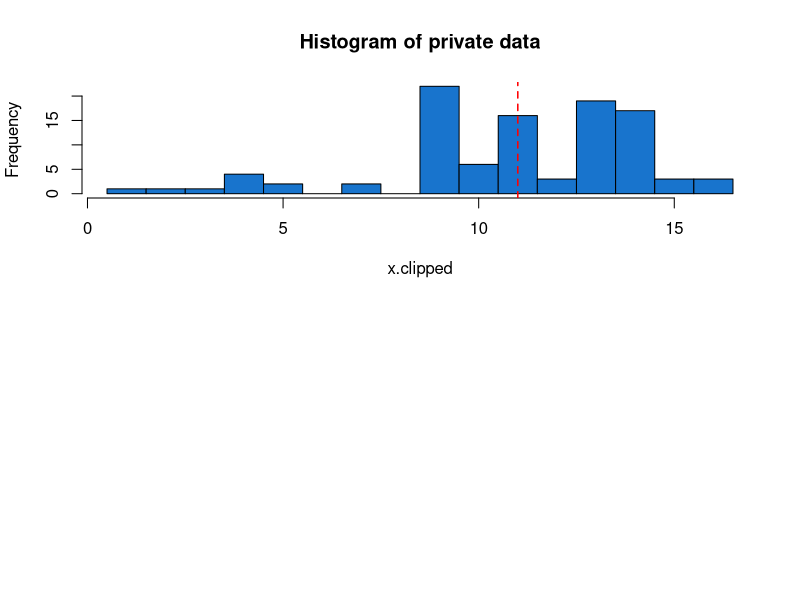

Generate this figure with R: (Note: this script raises an error after producing the figure.)
##
##  exponentialMechanism.r
##
##  demonstrate exponential mechanism on release of medians
##
##  jH 2019.2.28
##

rm(list=ls())		# Remove any objects in memory
par(mfrow=c(1,1))   # Rebuild fresh plot window, if previously divided

#### Parameters ####

set.seed(1234)
n.sims <- 2000

## Bound/Censor/Clip a variable to a range
clip <- function(x, lower, upper){
	x.clipped <- x
	x.clipped[x.clipped<lower] <- lower
	x.clipped[x.clipped>upper] <- upper
	return(x.clipped)	
}

## Sample with replacement from a vector
bootstrap <- function(x, y=NULL, n){
	index <- sample(x=1:length(x), size=n, replace=TRUE) 

	if(is.null(y)){
		return(x[index])
	}else{
		return(list(x=x[index], y=y[index]))
	}
}

## Load the data

library("foreign")
PUMSdata <- read.csv(file="../../data/FultonPUMS5full.csv")   
data <- PUMSdata$educ    		# variable for means
populationTrue <- median(data)



medianRelease <- function(x, lower, upper, nbins=0, epsilon){
	n <- length(x)
	if(nbins==0){
		bins <- floor(lower):ceiling(upper)    # For integers, this is just lower:upper
        nbins <- length(bins)
    }
	x.clipped <- clip(x, lower, upper)
    sensitiveValue <- median(x)

	quality <- rep(NA, nbins)
	for(i in 1:length(quality)){
		quality[i] <- 1                 # Correct this
	}
	likelihoods <- exp(epsilon * quality) / 2
	probabilities <- likelihoods/sum(likelihoods)
    
    flag <- runif(n=1, min=0, max=1) < cumsum(probabilities) # See also rmultinom()
    DPrelease <- min(bins[flag]) 

    return(list(release=DPrelease, true=sensitiveValue))
}

## Show repeated releases on one sample of data

sample.index <- sample(1:length(data), size=100, replace=FALSE)
x <- data[sample.index]

history <- rep(NA, n.sims)
for(i in 1:n.sims){
	history[i] <- medianRelease(x=x, lower=1, upper=16, epsilon=1)$release
}

par(mfcol=c(2,1))
x.clipped <- clip(x, lower=1, upper=16)
hist(x.clipped, breaks=(1:17 -0.5), col="dodgerblue3", main="Histogram of private data")
abline(v=median(x.clipped), col="red", lwd=1.5, lty=2)
dev.copy2pdf(file="./figs/medianExampleDataDist.pdf")

hist(history, breaks=(1:17 -0.5), col="dodgerblue3", main="Histogram of released DP medians")
dev.copy2pdf(file="./figs/medianExample.pdf")


## Simulate the exponential mechanism across bootstrapped datasets to see utility									

my.seq <- seq(from=log10(50), to=log10(1000), length=20)  	# make evenly spaced in logarithmic space
n.seq  <- round(10^my.seq)                                 	# round to integers

my.seq <- seq(from=log10(1), to=log10(0.01), length=5)     	# make evenly spaced in logarithmic space
ep.seq <- round(10^my.seq * 100) /100						# round to two decimal places

rawhistory <- matrix(NA, nrow=length(n.seq)*length(ep.seq)*n.sims, ncol=4)  # matrix to store results
agghistory <- matrix(NA, nrow=length(n.seq)*length(ep.seq), ncol=4)         # matrix to store results
rawcount <- 0												# counter															
aggcount <- 0                                               # counter

for(i in 1:length(n.seq)){
	for(j in 1:length(ep.seq)){
		error <- utility <- NULL
		aggcount <- aggcount + 1
		for(k in 1:n.sims){
			rawcount <- rawcount + 1

			## Median release
			bootdata <- bootstrap(x=data, n=n.seq[i])
			DPmedian <- medianRelease(x=bootdata, lower=1, upper=16, epsilon=ep.seq[j])
			release <- DPmedian$release
			sampleTrue <- DPmedian$true

			error <- c(error, sampleTrue - release)
			utility <- c(utility, min( sum(bootdata<=release), sum(bootdata>=release)) )

			rawhistory[rawcount, 1] <- n.seq[i]
			rawhistory[rawcount, 2] <- ep.seq[j]
			rawhistory[rawcount, 3] <- release
			rawhistory[rawcount, 4] <- sampleTrue

		}
		agghistory[aggcount, 1] <- n.seq[i]
		agghistory[aggcount, 2] <- ep.seq[j]
		agghistory[aggcount, 3] <- sqrt( mean( (error)^2 ) )  # RMSE
		agghistory[aggcount, 4] <- mean(utility/n.seq[i])
	}
}



## Graphs for plotting results in terms of RMSE and utilty

par(mfrow=c(2,2))
color.palette<-rainbow(length(ep.seq), start=.7, end=.1)   # This creates a sequence of colors to use in subsequent plots, as in showchisq.r


for(j in 1:length(ep.seq)){
	flag <- agghistory[,2] == ep.seq[j]
	subhistory <- agghistory[flag,]

	allylim <- c(0, max(agghistory[,3]))

	if(j==1){
		plot(subhistory[,1],subhistory[,3], ylim=allylim, type="l", col=color.palette[j], xlab="N", ylab="RMSE")
	}else{
		lines(subhistory[,1],subhistory[,3], col=color.palette[j])
	}
}

for(j in 1:length(ep.seq)){
	flag <- agghistory[,2] == ep.seq[j]
	subhistory <- agghistory[flag,]

	allylim <- c(min(agghistory[,3])+0.00001, max(agghistory[,3]))

	xloc <- round(length(n.seq)*0.3)

	if(j==1){
		plot(subhistory[,1],subhistory[,3]+0.00001, ylim=allylim, type="l", log = "y", col=color.palette[j], xlab="N", ylab="RMSE")
		text(x=subhistory[xloc,1], y=subhistory[xloc,3]+0.00001, label=  bquote(paste(epsilon == .(ep.seq[j]))), col=color.palette[j], pos=4)
	}else{
		lines(subhistory[,1],subhistory[,3]+0.00001, col=color.palette[j])
		text(x=subhistory[xloc,1], y=subhistory[xloc,3]+0.00001, label=  bquote(paste(epsilon == .(ep.seq[j]))), col=color.palette[j], pos=4) 
	}

}

for(j in 1:length(ep.seq)){
	flag <- agghistory[,2] == ep.seq[j]
	subhistory <- agghistory[flag,]

	allylim <- c(0, max(agghistory[,4]))

	if(j==1){
		plot(subhistory[,1],subhistory[,4], ylim=allylim, type="l", col=color.palette[j], xlab="N", ylab="Utility/n")
	}else{
		lines(subhistory[,1],subhistory[,4], col=color.palette[j])
	}
}
abline(h=0.5, lty=2)


for(j in 1:length(ep.seq)){
	flag <- agghistory[,2] == ep.seq[j]
	subhistory <- agghistory[flag,]

	allylim <- c(min(agghistory[,4]), max(agghistory[,4]))

	xloc <- round(length(n.seq)*0.3)

	if(j==1){
		plot(subhistory[,1],subhistory[,4], ylim=allylim, type="l", log = "y", col=color.palette[j], xlab="N", ylab="Utility/n")
		text(x=subhistory[xloc,1], y=subhistory[xloc,4], label=  bquote(paste(epsilon == .(ep.seq[j]))), col=color.palette[j], pos=4)
	}else{
		lines(subhistory[,1],subhistory[,4], col=color.palette[j])
		text(x=subhistory[xloc,1], y=subhistory[xloc,4], label=  bquote(paste(epsilon == .(ep.seq[j]))), col=color.palette[j], pos=4) 
	}

}
abline(h=0.5, lty=2)

dev.copy2pdf(file="./figs/medianRelease.pdf")

